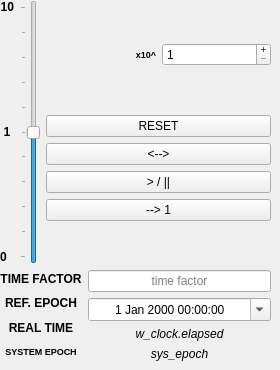
       <widget class="QWidget" name="tab_TIME">
        <attribute name="title">
         <string>Time Control</string>
        </attribute>
        <widget class="QWidget" name="QVEpochTimer" native="true">
         <property name="geometry">
          <rect>
           <x>0</x>
           <y>0</y>
           <width>271</width>
           <height>361</height>
          </rect>
         </property>
         <layout class="QVBoxLayout" name="verticalLayout_18">
          <item>
           <layout class="QHBoxLayout" name="horizontalLayout_10" stretch="0,0,1">
            <item>
             <layout class="QVBoxLayout" name="verticalLayout_19">
              <item>
               <widget class="QLabel" name="tw_max_2">
                <property name="text">
                 <string>&lt;html&gt;&lt;head/&gt;&lt;body&gt;&lt;p&gt;&lt;span style=&quot; font-weight:600;&quot;&gt;10&lt;/span&gt;&lt;/p&gt;&lt;/body&gt;&lt;/html&gt;</string>
                </property>
                <property name="alignment">
                 <set>Qt::AlignRight|Qt::AlignTop|Qt::AlignTrailing</set>
                </property>
               </widget>
              </item>
              <item>
               <widget class="QLabel" name="lv_tw_mid_2">
                <property name="text">
                 <string>&lt;html&gt;&lt;head/&gt;&lt;body&gt;&lt;p&gt;&lt;span style=&quot; font-weight:600;&quot;&gt;1&lt;/span&gt;&lt;/p&gt;&lt;/body&gt;&lt;/html&gt;</string>
                </property>
                <property name="alignment">
                 <set>Qt::AlignCenter</set>
                </property>
               </widget>
              </item>
              <item>
               <widget class="QLabel" name="lv_tw_min_2">
                <property name="text">
                 <string>&lt;html&gt;&lt;head/&gt;&lt;body&gt;&lt;p&gt;&lt;span style=&quot; font-weight:600;&quot;&gt;0&lt;/span&gt;&lt;/p&gt;&lt;/body&gt;&lt;/html&gt;</string>
                </property>
                <property name="alignment">
                 <set>Qt::AlignBottom|Qt::AlignLeading|Qt::AlignLeft</set>
                </property>
               </widget>
              </item>
             </layout>
            </item>
            <item>
             <widget class="QSlider" name="tw_mant_2">
              <property name="sizePolicy">
               <sizepolicy hsizetype="MinimumExpanding" vsizetype="Expanding">
                <horstretch>0</horstretch>
                <verstretch>0</verstretch>
               </sizepolicy>
              </property>
              <property name="minimum">
               <number>-100</number>
              </property>
              <property name="maximum">
               <number>100</number>
              </property>
              <property name="value">
               <number>0</number>
              </property>
              <property name="tracking">
               <bool>true</bool>
              </property>
              <property name="orientation">
               <enum>Qt::Vertical</enum>
              </property>
              <property name="invertedAppearance">
               <bool>false</bool>
              </property>
              <property name="invertedControls">
               <bool>true</bool>
              </property>
              <property name="tickPosition">
               <enum>QSlider::TicksAbove</enum>
              </property>
              <property name="tickInterval">
               <number>20</number>
              </property>
             </widget>
            </item>
            <item>
             <layout class="QVBoxLayout" name="verticalLayout_20" stretch="0,4">
              <item>
               <layout class="QHBoxLayout" name="horizontalLayout_11" stretch="0,0">
                <item>
                 <widget class="QLabel" name="lf_exp_2">
                  <property name="text">
                   <string>&lt;html&gt;&lt;head/&gt;&lt;body&gt;&lt;p&gt;&lt;span style=&quot; font-size:7pt; font-weight:600;&quot;&gt;x10^&lt;/span&gt;&lt;/p&gt;&lt;/body&gt;&lt;/html&gt;</string>
                  </property>
                  <property name="alignment">
                   <set>Qt::AlignRight|Qt::AlignTrailing|Qt::AlignVCenter</set>
                  </property>
                  <property name="buddy">
                   <cstring></cstring>
                  </property>
                 </widget>
                </item>
                <item>
                 <widget class="QSpinBox" name="twarp_exp_2">
                  <property name="buttonSymbols">
                   <enum>QAbstractSpinBox::PlusMinus</enum>
                  </property>
                  <property name="minimum">
                   <number>1</number>
                  </property>
                  <property name="maximum">
                   <number>6</number>
                  </property>
                 </widget>
                </item>
               </layout>
              </item>
              <item>
               <layout class="QVBoxLayout" name="verticalLayout_21">
                <item>
                 <widget class="QPushButton" name="twb_stop_2">
                  <property name="sizePolicy">
                   <sizepolicy hsizetype="MinimumExpanding" vsizetype="Fixed">
                    <horstretch>0</horstretch>
                    <verstretch>0</verstretch>
                   </sizepolicy>
                  </property>
                  <property name="text">
                   <string>RESET</string>
                  </property>
                 </widget>
                </item>
                <item>
                 <widget class="QPushButton" name="twb_reverse_2">
                  <property name="text">
                   <string>&lt;--&gt;</string>
                  </property>
                 </widget>
                </item>
                <item>
                 <widget class="QPushButton" name="twb_play_pause_2">
                  <property name="text">
                   <string>&gt; / ||</string>
                  </property>
                 </widget>
                </item>
                <item>
                 <widget class="QPushButton" name="twb_realtime_2">
                  <property name="text">
                   <string>--&gt; 1</string>
                  </property>
                 </widget>
                </item>
               </layout>
              </item>
             </layout>
            </item>
           </layout>
          </item>
          <item>
           <layout class="QFormLayout" name="formLayout_2">
            <item row="0" column="0">
             <layout class="QVBoxLayout" name="verticalLayout_22">
              <item>
               <widget class="QLabel" name="lf_time_warp_2">
                <property name="text">
                 <string>&lt;html&gt;&lt;head/&gt;&lt;body&gt;&lt;p&gt;&lt;span style=&quot; font-weight:600;&quot;&gt;TIME FACTOR&lt;/span&gt;&lt;/p&gt;&lt;/body&gt;&lt;/html&gt;</string>
                </property>
                <property name="alignment">
                 <set>Qt::AlignCenter</set>
                </property>
               </widget>
              </item>
              <item>
               <widget class="QLabel" name="lf_ref_epoch_2">
                <property name="text">
                 <string>&lt;html&gt;&lt;head/&gt;&lt;body&gt;&lt;p&gt;&lt;span style=&quot; font-weight:600;&quot;&gt;REF. EPOCH&lt;/span&gt;&lt;/p&gt;&lt;/body&gt;&lt;/html&gt;</string>
                </property>
                <property name="alignment">
                 <set>Qt::AlignCenter</set>
                </property>
               </widget>
              </item>
              <item>
               <widget class="QLabel" name="lf_elapsed_2">
                <property name="text">
                 <string>&lt;html&gt;&lt;head/&gt;&lt;body&gt;&lt;p&gt;&lt;span style=&quot; font-weight:600;&quot;&gt;REAL TIME&lt;/span&gt;&lt;/p&gt;&lt;/body&gt;&lt;/html&gt;</string>
                </property>
                <property name="alignment">
                 <set>Qt::AlignCenter</set>
                </property>
               </widget>
              </item>
              <item>
               <widget class="QLabel" name="lf_sys_epoch_2">
                <property name="text">
                 <string>&lt;html&gt;&lt;head/&gt;&lt;body&gt;&lt;p&gt;&lt;span style=&quot; font-size:7pt; font-weight:600;&quot;&gt;SYSTEM EPOCH&lt;/span&gt;&lt;/p&gt;&lt;/body&gt;&lt;/html&gt;</string>
                </property>
                <property name="textFormat">
                 <enum>Qt::AutoText</enum>
                </property>
                <property name="alignment">
                 <set>Qt::AlignCenter</set>
                </property>
               </widget>
              </item>
             </layout>
            </item>
            <item row="0" column="1">
             <layout class="QVBoxLayout" name="verticalLayout_23">
              <item>
               <widget class="QLineEdit" name="twarp_val_2">
                <property name="alignment">
                 <set>Qt::AlignCenter</set>
                </property>
                <property name="placeholderText">
                 <string>time factor</string>
                </property>
               </widget>
              </item>
              <item>
               <widget class="QDateTimeEdit" name="tw_ref_epoch_2">
                <property name="alignment">
                 <set>Qt::AlignCenter</set>
                </property>
                <property name="calendarPopup">
                 <bool>true</bool>
                </property>
                <property name="timeSpec">
                 <enum>Qt::UTC</enum>
                </property>
               </widget>
              </item>
              <item>
               <widget class="QLabel" name="tw_elapsed_2">
                <property name="text">
                 <string>&lt;html&gt;&lt;head/&gt;&lt;body&gt;&lt;p&gt;&lt;span style=&quot; font-style:italic;&quot;&gt;w_clock.elapsed&lt;/span&gt;&lt;/p&gt;&lt;/body&gt;&lt;/html&gt;</string>
                </property>
                <property name="alignment">
                 <set>Qt::AlignCenter</set>
                </property>
               </widget>
              </item>
              <item>
               <widget class="QLabel" name="tw_sys_epoch_2">
                <property name="text">
                 <string>&lt;html&gt;&lt;head/&gt;&lt;body&gt;&lt;p&gt;&lt;span style=&quot; font-style:italic;&quot;&gt;sys_epoch&lt;/span&gt;&lt;/p&gt;&lt;/body&gt;&lt;/html&gt;</string>
                </property>
                <property name="alignment">
                 <set>Qt::AlignCenter</set>
                </property>
               </widget>
              </item>
             </layout>
            </item>
           </layout>
          </item>
         </layout>
        </widget>
       </widget>
